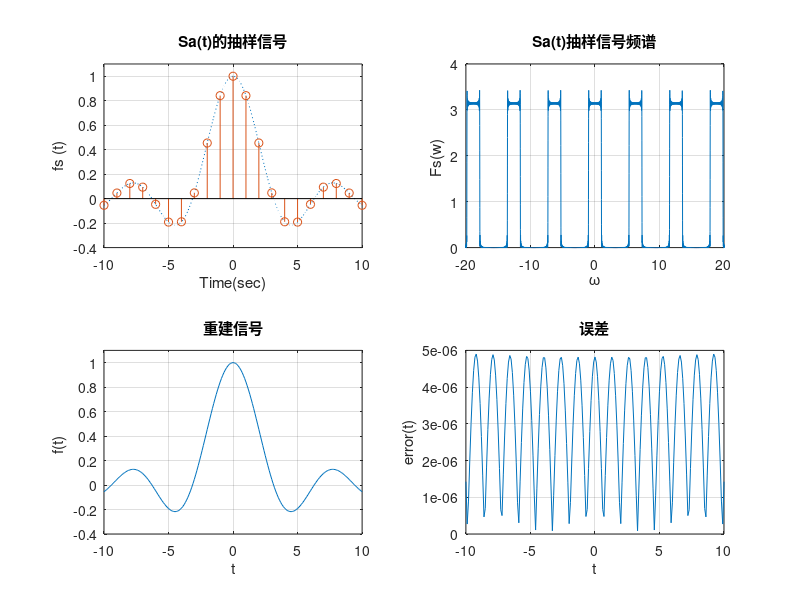

Write MATLAB code to recreate this figure.
clear all
wm=2;wc=1.2*wm;
Ts=1; dt=0.1;
t1=-10:dt:10;
ft=sinc(t1/pi);
N=5000; k=-N:N;
W=2*pi*k/((2*N+1)*dt);
n=-100:100;nTs=n*Ts;
fst=sinc(nTs/pi);
Fsw=Ts*fst*exp(-j*nTs'*W);
 
subplot(221);
plot(t1,ft,':'),
hold on; 
stem(nTs,fst),
grid on; 
axis([-10,10,-0.4,1.1]); 
xlabel('Time(sec)'),ylabel('fs (t)'); 
title('Sa(t)的抽样信号');hold off;
 
subplot(222);
plot(W,abs(Fsw)),grid on;
axis([-20 20 0 4]);
xlabel('\omega'),ylabel('Fs(w) '); 
title('Sa(t)抽样信号频谱');
 
t=-10:dt:10;
f=fst*(Ts*(wc/pi))*sinc(wc/pi*(ones(length(nTs),1)*t-nTs'*ones(1,length(t))));
subplot(223);
plot(t,f),grid on;
axis([-10 10 -0.4 1.1]);xlabel('t'),ylabel('f(t) ');
title('重建信号'); 
 
error=abs(f-ft);
subplot(224);
plot(t,error),grid on 
xlabel('t'),ylabel('error(t)') ;
title('误差');
